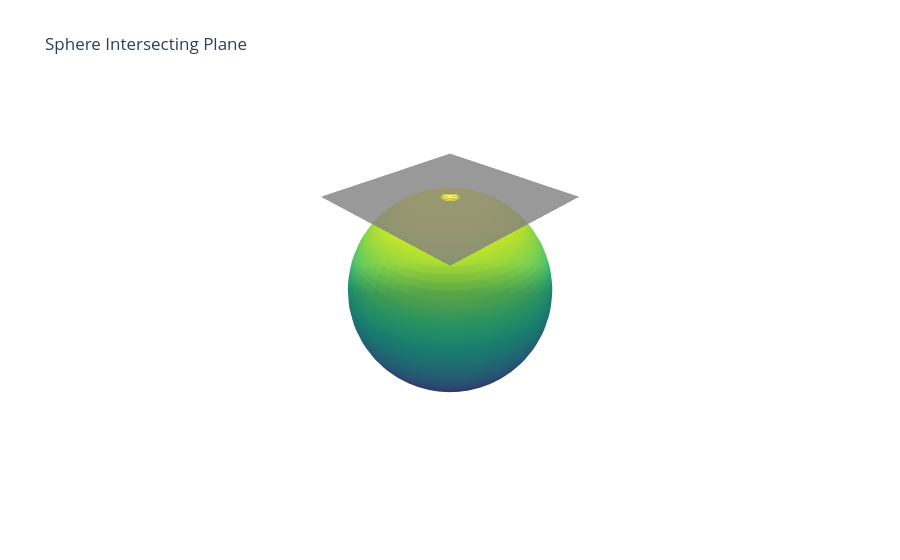

Notebook code for this chart:
### Code cell
import plotly.graph_objects as go
import numpy as np

# 1. Generate Sphere Data
phi = np.linspace(0, 2*np.pi, 50)
theta = np.linspace(0, np.pi, 50)
r = 5 # Sphere Radius
x_s = r * np.outer(np.cos(phi), np.sin(theta))
y_s = r * np.outer(np.sin(phi), np.sin(theta))
z_s = r * np.outer(np.ones(50), np.cos(theta))

# 2. Generate Plane Data (e.g., z = 2)
x_p, y_p = np.meshgrid(np.linspace(-4, 4, 10), np.linspace(-4, 4, 10))
z_p = np.ones(x_p.shape) * 5

# 3. Plot
fig = go.Figure(data=[
    go.Surface(x=x_s, y=y_s, z=z_s, opacity=1, colorscale='Viridis', showscale=False),
    go.Surface(x=x_p, y=y_p, z=z_p, opacity=.8, colorscale='Gray', showscale=False)
])

fig.update_layout(title='Sphere Intersecting Plane',
                  scene=dict(xaxis_title='X', yaxis_title='Y', zaxis_title='Z'))

fig.update_layout(scene = dict(xaxis = dict(showgrid = False,showticklabels = False),
                                   yaxis = dict(showgrid = False,showticklabels = False),
                                   zaxis = dict(showgrid = False,showticklabels = False)
             ))
fig.update_scenes(xaxis_visible=False, yaxis_visible=False,zaxis_visible=False )
fig.show()

### Figure 1 — Plotly figure (JSON) as saved in the notebook; plotly's stock layout.template omitted (floating-point values rounded to 4 significant figures; data arrays with more than 128 entries replaced by an {"elided": "..."} marker saying what was removed)
{"data": [{"colorscale": [[0.0, "#440154"], [0.1111, "#482878"], [0.2222, "#3e4989"], [0.3333, "#31688e"], [0.4444, "#26828e"], [0.5556, "#1f9e89"], [0.6667, "#35b779"], [0.7778, "#6ece58"], [0.8889, "#b5de2b"], [1.0, "#fde725"]], "opacity": 1, "showscale": false, "x": {"elided": "50x50 float values"}, "y": {"elided": "50x50 float values"}, "z": {"elided": "50x50 float values"}, "type": "surface"}, {"colorscale": [[0.0, "rgb(0, 0, 0)"], [0.09091, "rgb(16, 16, 16)"], [0.1818, "rgb(38, 38, 38)"], [0.2727, "rgb(59, 59, 59)"], [0.3636, "rgb(81, 80, 80)"], [0.4545, "rgb(102, 101, 101)"], [0.5455, "rgb(124, 123, 122)"], [0.6364, "rgb(146, 146, 145)"], [0.7273, "rgb(171, 171, 170)"], [0.8182, "rgb(197, 197, 195)"], [0.9091, "rgb(224, 224, 223)"], [1.0, "rgb(254, 254, 253)"]], "opacity": 0.8, "showscale": false, "x": [[-4.0, -3.111, -2.222, -1.333, -0.4444, 0.4444, 1.333, 2.222, 3.111, 4.0], [-4.0, -3.111, -2.222, -1.333, -0.4444, 0.4444, 1.333, 2.222, 3.111, 4.0], [-4.0, -3.111, -2.222, -1.333, -0.4444, 0.4444, 1.333, 2.222, 3.111, 4.0], [-4.0, -3.111, -2.222, -1.333, -0.4444, 0.4444, 1.333, 2.222, 3.111, 4.0], [-4.0, -3.111, -2.222, -1.333, -0.4444, 0.4444, 1.333, 2.222, 3.111, 4.0], [-4.0, -3.111, -2.222, -1.333, -0.4444, 0.4444, 1.333, 2.222, 3.111, 4.0], [-4.0, -3.111, -2.222, -1.333, -0.4444, 0.4444, 1.333, 2.222, 3.111, 4.0], [-4.0, -3.111, -2.222, -1.333, -0.4444, 0.4444, 1.333, 2.222, 3.111, 4.0], [-4.0, -3.111, -2.222, -1.333, -0.4444, 0.4444, 1.333, 2.222, 3.111, 4.0], [-4.0, -3.111, -2.222, -1.333, -0.4444, 0.4444, 1.333, 2.222, 3.111, 4.0]], "y": [[-4.0, -4.0, -4.0, -4.0, -4.0, -4.0, -4.0, -4.0, -4.0, -4.0], [-3.111, -3.111, -3.111, -3.111, -3.111, -3.111, -3.111, -3.111, -3.111, -3.111], [-2.222, -2.222, -2.222, -2.222, -2.222, -2.222, -2.222, -2.222, -2.222, -2.222], [-1.333, -1.333, -1.333, -1.333, -1.333, -1.333, -1.333, -1.333, -1.333, -1.333], [-0.4444, -0.4444, -0.4444, -0.4444, -0.4444, -0.4444, -0.4444, -0.4444, -0.4444, -0.4444], [0.4444, 0.4444, 0.4444, 0.4444, 0.4444, 0.4444, 0.4444, 0.4444, 0.4444, 0.4444], [1.333, 1.333, 1.333, 1.333, 1.333, 1.333, 1.333, 1.333, 1.333, 1.333], [2.222, 2.222, 2.222, 2.222, 2.222, 2.222, 2.222, 2.222, 2.222, 2.222], [3.111, 3.111, 3.111, 3.111, 3.111, 3.111, 3.111, 3.111, 3.111, 3.111], [4.0, 4.0, 4.0, 4.0, 4.0, 4.0, 4.0, 4.0, 4.0, 4.0]], "z": [[5.0, 5.0, 5.0, 5.0, 5.0, 5.0, 5.0, 5.0, 5.0, 5.0], [5.0, 5.0, 5.0, 5.0, 5.0, 5.0, 5.0, 5.0, 5.0, 5.0], [5.0, 5.0, 5.0, 5.0, 5.0, 5.0, 5.0, 5.0, 5.0, 5.0], [5.0, 5.0, 5.0, 5.0, 5.0, 5.0, 5.0, 5.0, 5.0, 5.0], [5.0, 5.0, 5.0, 5.0, 5.0, 5.0, 5.0, 5.0, 5.0, 5.0], [5.0, 5.0, 5.0, 5.0, 5.0, 5.0, 5.0, 5.0, 5.0, 5.0], [5.0, 5.0, 5.0, 5.0, 5.0, 5.0, 5.0, 5.0, 5.0, 5.0], [5.0, 5.0, 5.0, 5.0, 5.0, 5.0, 5.0, 5.0, 5.0, 5.0], [5.0, 5.0, 5.0, 5.0, 5.0, 5.0, 5.0, 5.0, 5.0, 5.0], [5.0, 5.0, 5.0, 5.0, 5.0, 5.0, 5.0, 5.0, 5.0, 5.0]], "type": "surface"}], "layout": {"title": {"text": "Sphere Intersecting Plane"}, "scene": {"xaxis": {"title": {"text": "X"}, "showgrid": false, "showticklabels": false, "visible": false}, "yaxis": {"title": {"text": "Y"}, "showgrid": false, "showticklabels": false, "visible": false}, "zaxis": {"title": {"text": "Z"}, "showgrid": false, "showticklabels": false, "visible": false}}}}
